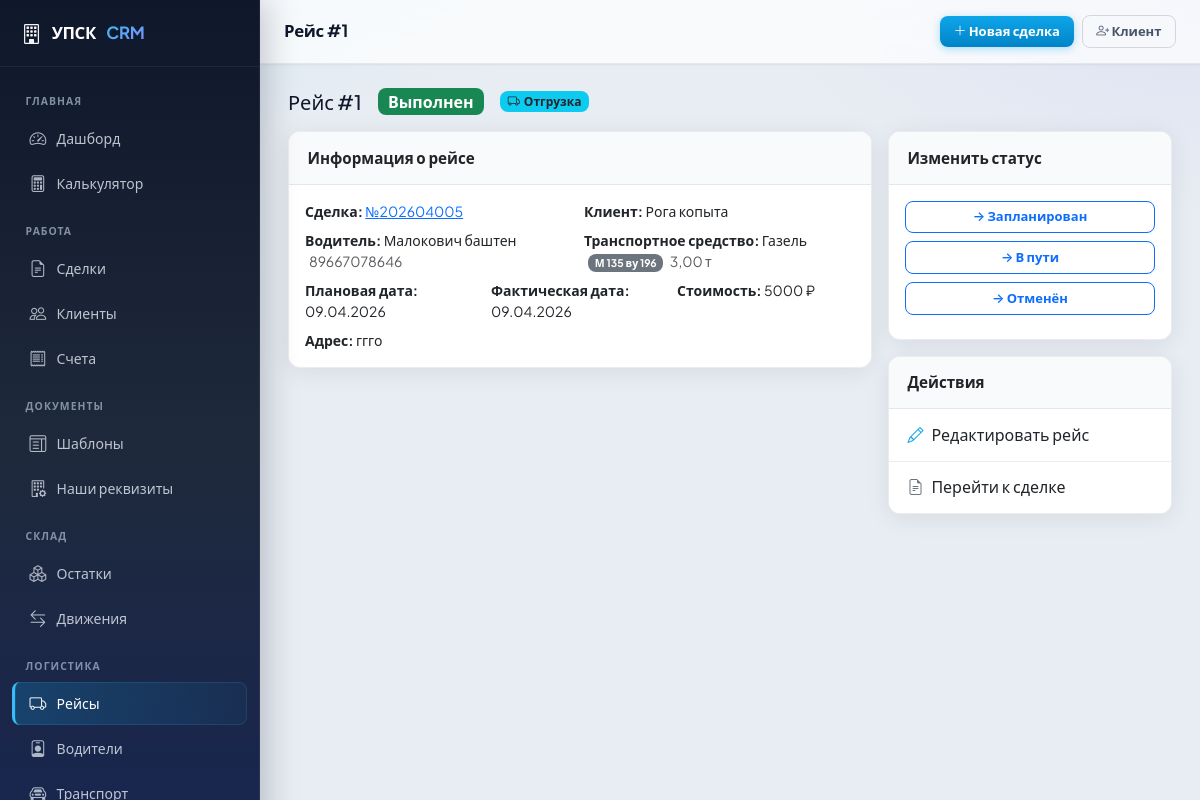
Screenshot of /delivery/1/ with the database file from the repository.
### delivery/models.py (models this page shows, shortened)
class Delivery(models.Model):
    deal = models.ForeignKey(
        'deals.Deal', on_delete=models.PROTECT,
        related_name='deliveries', verbose_name='Сделка'
    )
    direction = models.CharField(
        'Направление', max_length=20,
        choices=DELIVERY_DIRECTION_CHOICES, default='delivery'
    )
    driver = models.ForeignKey(
        Driver, on_delete=models.PROTECT,
        related_name='deliveries', verbose_name='Водитель',
        null=True, blank=True
    )
    vehicle = models.ForeignKey(
        Vehicle, on_delete=models.PROTECT,
        related_name='deliveries', verbose_name='Транспортное средство',
        null=True, blank=True
    )
    planned_date = models.DateField('Плановая дата')
    planned_time = models.TimeField('Плановое время', null=True, blank=True)
    actual_date = models.DateField('Фактическая дата', null=True, blank=True)
    address = models.TextField(
        'Адрес', blank=True,
        help_text='По умолчанию берётся адрес из сделки'
    )
    status = models.CharField(
        'Статус', max_length=20,
        choices=DELIVERY_STATUS_CHOICES, default='planned'
    )
    cost = models.DecimalField(
        'Стоимость рейса (₽)', max_digits=10, decimal_places=2, default=0
    )
    notes = models.TextField('Примечания', blank=True)
    created_at = models.DateTimeField('Создан', auto_now_add=True)
    updated_at = models.DateTimeField('Обновлён', auto_now=True)
    class Meta:
        verbose_name = 'Рейс'
        verbose_name_plural = 'Рейсы'
        ordering = ['-planned_date', '-created_at']
    @property
    def status_color(self):
        return DELIVERY_STATUS_COLOR.get(self.status, 'secondary')
    @property
    def status_label(self):
        return dict(DELIVERY_STATUS_CHOICES).get(self.status, self.status)
    @property
    def effective_address(self):
        return self.address or self.deal.delivery_address or '—'

class Driver(models.Model):
    full_name = models.CharField('ФИО', max_length=200)
    phone = models.CharField('Телефон', max_length=50, blank=True)
    license_number = models.CharField('Номер ВУ', max_length=50, blank=True)
    is_active = models.BooleanField('Активен', default=True)
    notes = models.TextField('Примечания', blank=True)
    class Meta:
        verbose_name = 'Водитель'
        verbose_name_plural = 'Водители'
        ordering = ['full_name']

class Vehicle(models.Model):
    name = models.CharField('Название / марка', max_length=200)
    reg_number = models.CharField('Гос. номер', max_length=30, unique=True)
    capacity_tons = models.DecimalField(
        'Грузоподъёмность (т)', max_digits=6, decimal_places=2, default=0
    )
    volume_m3 = models.DecimalField(
        'Объём кузова (м³)', max_digits=6, decimal_places=2, default=0,
        help_text='Оставьте 0 если неизвестно'
    )
    is_active = models.BooleanField('Активна', default=True)
    notes = models.TextField('Примечания', blank=True)
    class Meta:
        verbose_name = 'Транспортное средство'
        verbose_name_plural = 'Транспортные средства'
        ordering = ['name']

### deals/models.py (models this page shows, shortened)
class Deal(models.Model):
    number = models.CharField('Номер сделки', max_length=50, unique=True)
    client = models.ForeignKey('clients.Client', on_delete=models.PROTECT,
                               related_name='deals', verbose_name='Клиент')
    our_entity = models.ForeignKey(
        'documents.OurLegalEntity',
        on_delete=models.PROTECT,
        related_name='deals',
        verbose_name='Наша организация',
        null=True,
        blank=True,
    )
    status = models.CharField('Статус', max_length=30, choices=DEAL_STATUS_CHOICES, default='new')
    created_at = models.DateTimeField('Создана', auto_now_add=True)
    updated_at = models.DateTimeField('Обновлена', auto_now=True)
    start_date = models.DateField('Дата начала аренды', null=True, blank=True)
    end_date = models.DateField('Дата окончания аренды', null=True, blank=True)
    actual_return_date = models.DateField('Фактический возврат', null=True, blank=True)
    city = models.CharField('Город', max_length=50, choices=CITY_CHOICES, default='Екатеринбург')
    delivery_address = models.TextField('Адрес доставки', blank=True)
    delivery_cost = models.DecimalField('Стоимость доставки (1 рейс)', max_digits=10, decimal_places=2, default=0)
    vat_mode = models.CharField('НДС', max_length=20, choices=VAT_CHOICES, default='no_vat')
    deposit_pct = models.DecimalField('Залог %', max_digits=5, decimal_places=2, default=10)
    total_area = models.DecimalField('Площадь (м²)', max_digits=10, decimal_places=2, default=0)
    rental_days = models.IntegerField('Срок аренды (дней)', default=30)
    daily_cost = models.DecimalField('Суточная стоимость', max_digits=10, decimal_places=2, default=0)
    total_rental = models.DecimalField('Итого аренда', max_digits=12, decimal_places=2, default=0)
    market_value = models.DecimalField('Рыночная стоимость оборудования', max_digits=12, decimal_places=2, default=0)
    deposit_amount = models.DecimalField('Сумма залога', max_digits=12, decimal_places=2, default=0)
    grand_total = models.DecimalField('Итого к оплате', max_digits=12, decimal_places=2, default=0)
    notes = models.TextField('Примечания', blank=True)
    contract_number = models.CharField('Номер договора', max_length=100, blank=True)
    contract_date = models.DateField('Дата договора', null=True, blank=True)
    class Meta:
        verbose_name = 'Сделка'
        verbose_name_plural = 'Сделки'
        ordering = ['-created_at']

### clients/models.py (models this page shows, shortened)
class Client(models.Model):
    CLIENT_TYPE_CHOICES = [
        ('individual', 'Физическое лицо'),
        ('company', 'Юридическое лицо'),
    ]
    client_type = models.CharField('Тип клиента', max_length=20, choices=CLIENT_TYPE_CHOICES, default='individual')
    name = models.CharField('Имя / Наименование', max_length=255)
    phone = models.CharField('Телефон', max_length=50, blank=True)
    email = models.EmailField('Email', blank=True)
    address = models.TextField('Адрес', blank=True)
    city = models.CharField('Город', max_length=100, default='Екатеринбург')
    notes = models.TextField('Примечания', blank=True)
    created_at = models.DateTimeField('Создан', auto_now_add=True)
    updated_at = models.DateTimeField('Обновлён', auto_now=True)
    passport_series = models.CharField('Серия паспорта', max_length=10, blank=True)
    passport_number = models.CharField('Номер паспорта', max_length=20, blank=True)
    passport_issued_by = models.CharField('Кем выдан', max_length=255, blank=True)
    passport_issued_date = models.DateField('Дата выдачи', null=True, blank=True)
    birth_date = models.DateField('Дата рождения', null=True, blank=True)
    registration_address = models.TextField('Адрес регистрации', blank=True)
    company_full_name = models.CharField('Полное наименование', max_length=500, blank=True)
    inn = models.CharField('ИНН', max_length=20, blank=True)
    kpp = models.CharField('КПП', max_length=20, blank=True)
    ogrn = models.CharField('ОГРН', max_length=20, blank=True)
    director = models.CharField('Руководитель (ФИО)', max_length=255, blank=True)
    director_short = models.CharField('Руководитель (И.О. Фамилия)', max_length=100, blank=True)
    director_title = models.CharField('Должность руководителя', max_length=100, default='Директор', blank=True)
    legal_address = models.TextField('Юридический адрес', blank=True)
    bank_name = models.CharField('Банк', max_length=255, blank=True)
    bank_account = models.CharField('Расчётный счёт', max_length=30, blank=True)
    bank_bik = models.CharField('БИК', max_length=20, blank=True)
    bank_corr_account = models.CharField('Корр. счёт', max_length=30, blank=True)
    class Meta:
        verbose_name = 'Клиент'
        verbose_name_plural = 'Клиенты'
        ordering = ['-created_at']

### delivery/views.py (the view)
# urls.py: path('<int:pk>/', views.delivery_detail, name='delivery_detail'),
def delivery_detail(request, pk):
    delivery = get_object_or_404(
        Delivery.objects.select_related('deal', 'deal__client', 'driver', 'vehicle'),
        pk=pk,
    )
    return render(request, 'delivery/delivery_detail.html', {
        'page_title': f'Рейс #{delivery.pk}',
        'delivery': delivery,
        'status_choices': DELIVERY_STATUS_CHOICES,
    })

### templates/delivery/delivery_detail.html (shortened to what this page needs)
{% extends "base.html" %}
{% block nav_delivery %}active{% endblock %}
{% block content %}
<div class="d-flex align-items-center gap-3 mb-3">
  <h5 class="mb-0">Рейс #{{ delivery.pk }}</h5>
  <span class="badge bg-{{ delivery.status_color }} fs-6">{{ delivery.status_label }}</span>
  {% if delivery.direction == 'delivery' %}
  <span class="badge bg-info text-dark"><i class="bi bi-truck me-1"></i>Отгрузка</span>
  {% else %}
  <span class="badge bg-warning text-dark"><i class="bi bi-arrow-return-left me-1"></i>Возврат</span>
  {% endif %}
</div>
<div class="row g-3">
  <div class="col-lg-8">
    <div class="card mb-3">
      <div class="card-header">Информация о рейсе</div>
      <div class="card-body">
        <div class="row g-2 small">
          <div class="col-md-6">
            <strong>Сделка:</strong>
            <a href="{% url 'deal_detail' delivery.deal.pk %}">№{{ delivery.deal.number }}</a>
          </div>
          <div class="col-md-6">
            <strong>Клиент:</strong> {{ delivery.deal.client.name }}
          </div>
          <div class="col-md-6">
            <strong>Водитель:</strong>
            {% if delivery.driver %}
              {{ delivery.driver.full_name }}
              {% if delivery.driver.phone %}<span class="text-muted ms-1">{{ delivery.driver.phone }}</span>{% endif %}
            {% else %}
              <span class="text-muted">— не назначен —</span>
            {% endif %}
          </div>
          <div class="col-md-6">
            <strong>Транспортное средство:</strong>
            {% if delivery.vehicle %}
              {{ delivery.vehicle.name }}
              <span class="badge bg-secondary ms-1">{{ delivery.vehicle.reg_number }}</span>
              {% if delivery.vehicle.capacity_tons %}<span class="text-muted ms-1">{{ delivery.vehicle.capacity_tons }} т</span>{% endif %}
            {% else %}
              <span class="text-muted">— не назначена —</span>
            {% endif %}
          </div>
          <div class="col-md-4">
            <strong>Плановая дата:</strong>
            {{ delivery.planned_date|date:"d.m.Y" }}
          </div>
          <div class="col-md-4">
            <strong>Фактическая дата:</strong>
            {{ delivery.actual_date|date:"d.m.Y"|default:"—" }}
          </div>
          {% if delivery.cost %}
          <div class="col-md-4">
            <strong>Стоимость:</strong> {{ delivery.cost|floatformat:0 }} ₽
          </div>
          {% endif %}
          <div class="col-12">
            <strong>Адрес:</strong> {{ delivery.effective_address }}
          </div>
        </div>
      </div>
    </div>
  </div>
  <div class="col-lg-4">
    <div class="card mb-3">
      <div class="card-header">Изменить статус</div>
      <div class="card-body">
        {% for val, label in status_choices %}
        {% if val != delivery.status %}
        <form method="post" action="{% url 'delivery_status_change' delivery.pk %}" class="mb-2">
          <button type="submit" class="btn btn-sm btn-outline-primary w-100">→ {{ label }}</button>
        </form>
        {% endif %}
        {% endfor %}
      </div>
    </div>
    <div class="card mb-3">
      <div class="card-header">Действия</div>
      <div class="list-group list-group-flush">
        <a href="{% url 'delivery_edit' delivery.pk %}" class="list-group-item list-group-item-action">
          <i class="bi bi-pencil me-2 text-primary"></i>Редактировать рейс
        </a>
        <a href="{% url 'deal_detail' delivery.deal.pk %}" class="list-group-item list-group-item-action">
          <i class="bi bi-file-earmark-text me-2 text-secondary"></i>Перейти к сделке
        </a>
      </div>
    </div>
  </div>
</div>
{% endblock %}

### static/css/app.css (style rules this page uses)
:root { --sidebar-width: 260px; --topbar-height: 64px; --radius-sm: 8px; --radius-md: 12px; --radius-lg: 16px; --shadow-sm: 0 1px 2px rgba(15, 23, 42, 0.06); --shadow-md: 0 4px 24px rgba(15, 23, 42, 0.08); --shadow-lg: 0 12px 40px rgba(15, 23, 42, 0.12); --surface: #ffffff; --surface-2: #f8fafc; --border: rgba(15, 23, 42, 0.08); --accent: #0ea5e9; --accent-hover: #0284c7; --sidebar-bg: linear-gradient(180deg, #0f172a 0%, #1e293b 48%, #172554 100%); --sidebar-border: rgba(255, 255, 255, 0.06); --text-muted-custom: #64748b; --body-bg: #e8edf3; --bs-body-font-family: "Plus Jakarta Sans", system-ui, -apple-system, "Segoe UI", Roboto, sans-serif; --bs-primary: #0ea5e9; --bs-primary-rgb: 14, 165, 233; --bs-link-color: #0284c7; --bs-border-radius: var(--radius-sm); --bs-card-border-radius: var(--radius-md); }
*, *::before, *::after { box-sizing: border-box; }
body { font-family: var(--bs-body-font-family); background: var(--body-bg); background-image: radial-gradient(ellipse 120% 80% at 0% -20%, rgba(14, 165, 233, 0.12), transparent 50%), radial-gradient(ellipse 80% 60% at 100% 0%, rgba(99, 102, 241, 0.08), transparent 45%); background-attachment: fixed; color: #0f172a; -webkit-font-smoothing: antialiased; }
.card { border: 1px solid var(--border); border-radius: var(--radius-md); box-shadow: var(--shadow-md); background: var(--surface); overflow: hidden; }
.card-header { background: var(--surface-2) !important; border-bottom: 1px solid var(--border); font-weight: 600; font-size: 0.95rem; padding: 0.9rem 1.15rem; }
.btn { font-weight: 600; border-radius: var(--radius-sm); padding: 0.45rem 1rem; }
.btn-sm { padding: 0.35rem 0.85rem; font-size: 0.8125rem; }
.list-group-item { border-color: var(--border); padding: 0.85rem 1.15rem; }

### rows the page displays
Delivery: pk "1", status_label "Выполнен", deal.number "202604005", deal.client.name "Рога копыта", driver.full_name "Малокович баштен", driver.phone "89667078646", vehicle.name "Газель", vehicle.reg_number "М 135 ву 196", vehicle.capacity_tons "3,00", planned_date "09.04.2026", actual_date "09.04.2026", cost "5000", effective_address "ггго"

### other values shown
{{ page_title|default:"" }} "Рейс #1"
{{ label }} "Запланирован" "В пути" "Отменён"
